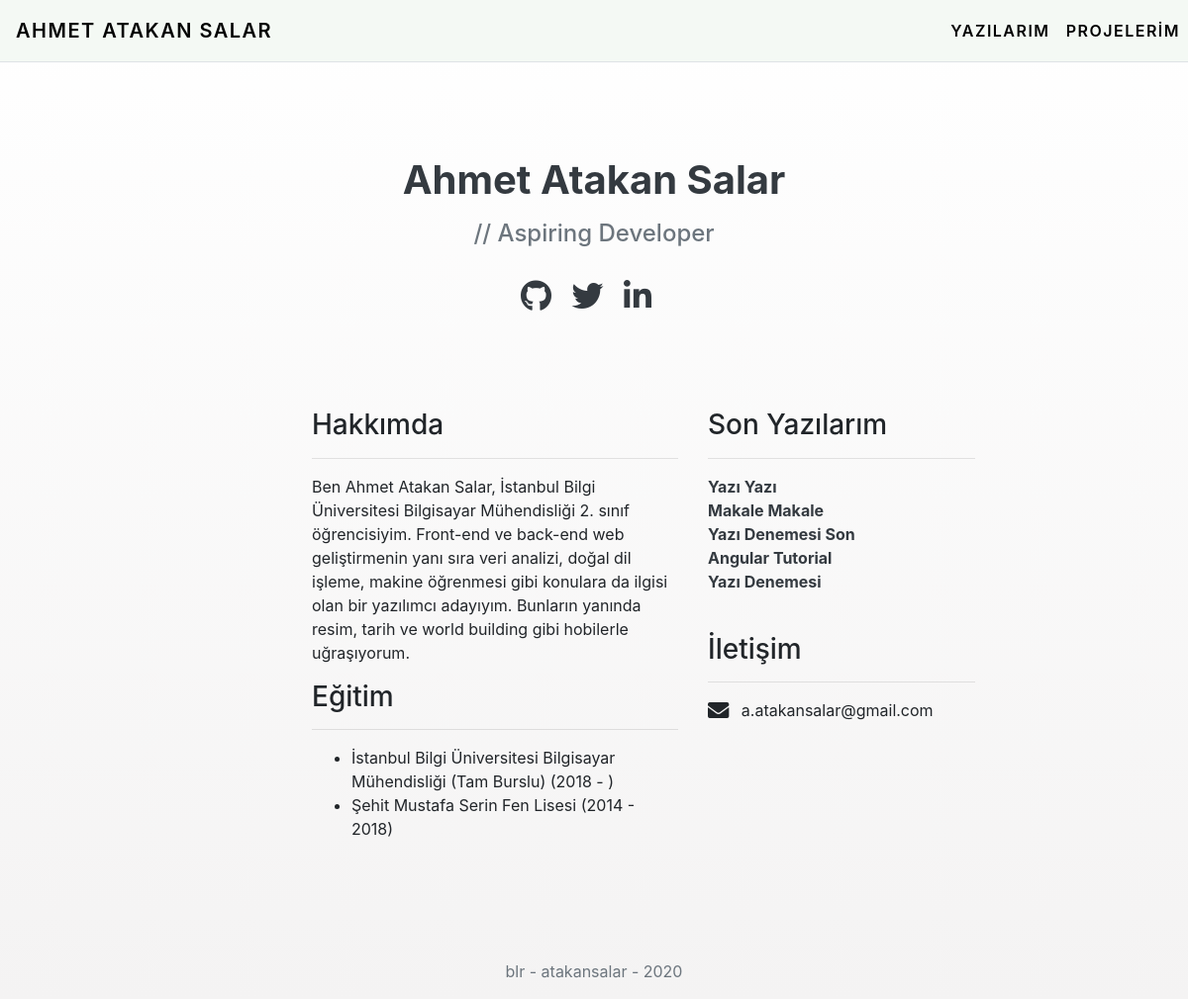
Before: / with the older database file.
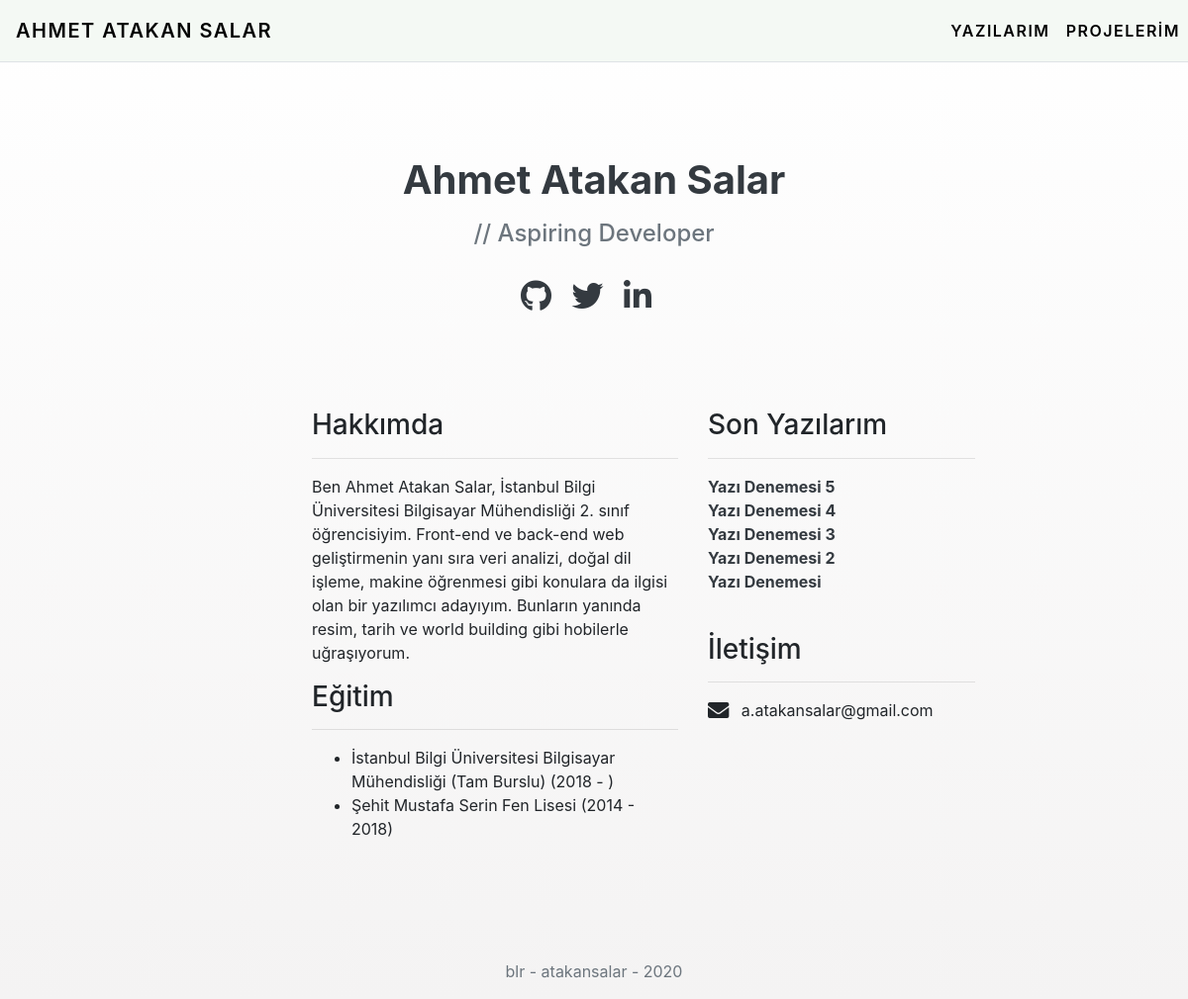
After: the same page with the newer database file.
### post/models.py (models this page shows, shortened)
class Post(models.Model):
    post_author = models.ForeignKey("auth.User", on_delete=models.CASCADE)
    post_title = models.CharField(max_length=50)
    post_content = RichTextField()
    post_date = models.DateTimeField(auto_now_add=True)
    post_image = models.FileField(blank=True, null=True, verbose_name="Resim Ekle:")
    post_tags = models.ManyToManyField(Tag, verbose_name="Add Tag", blank=True)
    slug = models.SlugField(null=False, unique=True)
    class Meta:
        ordering =['-post_date']
    def get_absolute_url(self):
        return reverse("post:post", kwargs={'slug': self.slug})

### post/views.py (the view)
# urls.py: path('', views.index, name='index'),
def index(request):
    posts = Post.objects.all()[:5]
    context = {
        "posts": posts,
    }
    return render(request, 'index.html', context)

### templates/index.html (shortened to what this page needs)
{% extends "layout.html" %} {% load static %} {% block body %}
<div class="text-center" style="margin-top: 3.9rem">
  <div class="header-wrapper">
    <h1>
      <a href="/" class="text-decoration-none text-dark font-weight-bolder">Ahmet Atakan Salar</a>
    </h1>
    <h4 class="text-secondary pt-2">// Aspiring Developer</h4>
    <br />
    <a href="https://github.com/aatakansalar" target="_blank" title="github" class="text-dark mr-3"><i
        class="fab fa-github fa-2x"></i></a>
    <a href="https://twitter.com/AtakanSalar" target="_blank" title="twitter" class="text-dark mr-3"><i
        class="fab fa-twitter fa-2x"></i></a>
    <a href="https://www.linkedin.com/in/ahmet-atakan-salar-7136881b1/" target="_blank" title="linkedin"
      class="text-dark mr-3"><i class="fab fa-linkedin-in fa-2x"></i></a>
  </div>
</div>
<div class="row mb-5 pb-5">
  <div class="col-md-4 offset-md-3 align-self-center">
    <h3>Hakkımda</h3>
    <hr />
    <p>
      Ben Ahmet Atakan Salar, İstanbul Bilgi Üniversitesi Bilgisayar
      Mühendisliği 2. sınıf öğrencisiyim. Front-end ve back-end web
      geliştirmenin yanı sıra veri analizi, doğal dil işleme, makine öğrenmesi
      gibi konulara da ilgisi olan bir yazılımcı adayıyım. Bunların yanında
      resim, tarih ve world building gibi hobilerle uğraşıyorum.
    </p>
    <h3>Eğitim</h3>
    <hr />
    <ul>
      <li>
        İstanbul Bilgi Üniversitesi Bilgisayar Mühendisliği (Tam Burslu) (2018 -
        )
      </li>
      <li>Şehit Mustafa Serin Fen Lisesi (2014 - 2018)</li>
    </ul>
  </div>
  <div class="col-md-3">
    {% if posts %}
    <div class="posts">
      <h3>Son Yazılarım</h3>
      <hr />
      {% for post in posts %}
      <a href="{{ post.get_absolute_url }}" title="{{post.post_date}}"
        class="text-dark font-weight-bold">{{post.post_title}}</a>
      <br />
      {% endfor %}
      {% endif %}
    </div>
    <div class="mt-3">
      <br>
      <h3>İletişim</h3>
      <hr />
      <li style="list-style: none">
        <i class="fas fa-envelope fa-lg mr-2" title="e-mail"></i>
        <p class="tool-tag d-inline-flex"> a.atakansalar@gmail.com</p>
      </li>
    </div>
  </div>
</div>
{% endblock body %}

Changed rows visible on the page:
removed Post: post_title "Yazı Yazı"
added Post: post_title "Yazı Denemesi 5"
changed Post: post_title "Makale Makale" → "Yazı Denemesi 4"
changed Post: post_title "Yazı Denemesi Son" → "Yazı Denemesi 3"
changed Post: post_title "Angular Tutorial" → "Yazı Denemesi 2"
